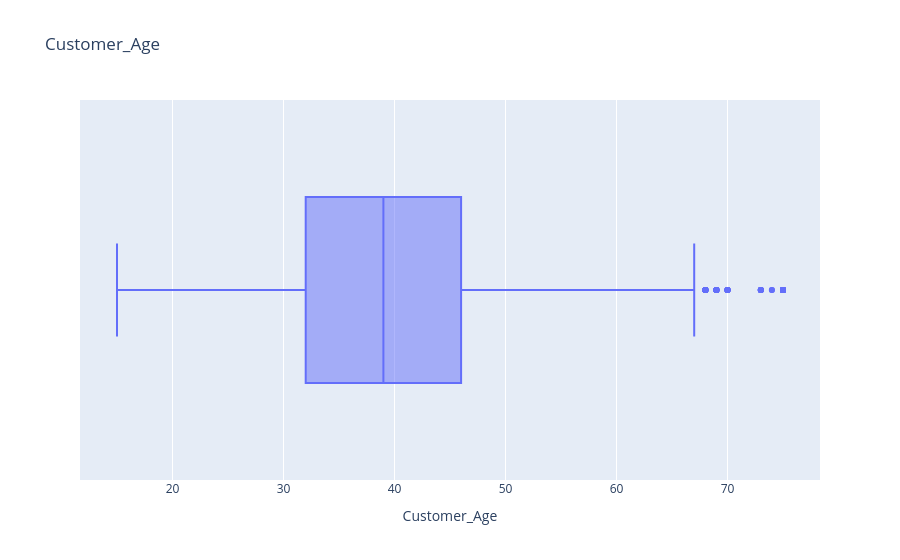

The cell this chart's notebook holds for it:
### Code cell
px.box(data_frame= df, x= 'Customer_Age', title= 'Customer_Age')

### Figure 1 — Plotly figure (JSON) as saved in the notebook; plotly's stock layout.template omitted (floating-point values rounded to 4 significant figures; data arrays with more than 128 entries replaced by an {"elided": "..."} marker saying what was removed)
{"data": [{"alignmentgroup": "True", "hovertemplate": "Customer_Age=%{x}<extra></extra>", "legendgroup": "", "marker": {"color": "#636efa"}, "name": "", "notched": false, "offsetgroup": "", "orientation": "h", "showlegend": false, "type": "box", "x": {"elided": "16891 int values"}, "x0": " ", "xaxis": "x", "y0": " ", "yaxis": "y"}], "layout": {"boxmode": "group", "legend": {"tracegroupgap": 0}, "title": {"text": "Customer_Age"}, "xaxis": {"anchor": "y", "domain": [0, 1], "title": {"text": "Customer_Age"}}, "yaxis": {"anchor": "x", "domain": [0, 1]}}}
